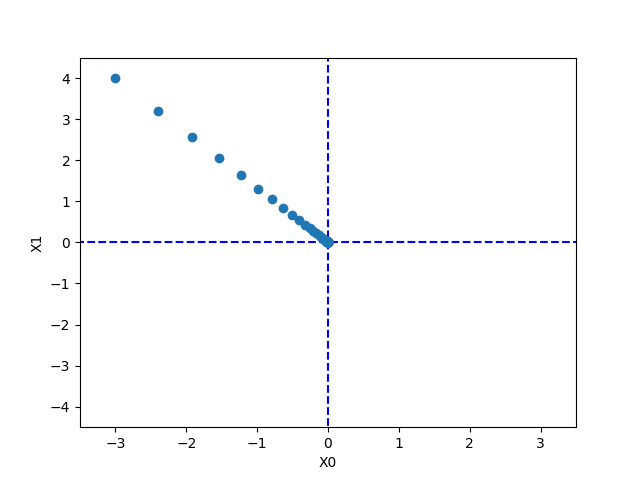

The Python source for this figure:
# coding: utf-8
import numpy as np
import matplotlib.pylab as plt
from gradient_2d import numerical_gradient


def gradient_descent(f, init_x, lr=0.01, step_num=100):
    """
    使用梯度下降法优化函数f的参数。

    参数:
        f (function): 需要优化的目标函数，接受一个 numpy 数组作为输入并返回一个标量值。
        init_x (numpy.ndarray): 初始参数值，表示优化的起始点。
        lr (float, optional): 学习率，控制每次更新的步长，默认值为 0.01。
        step_num (int, optional): 梯度下降的迭代次数，默认值为 100。

    返回:
        tuple: 包含两个元素：
            - x (numpy.ndarray): 优化后的参数值。
            - x_history (numpy.ndarray): 优化过程中每一步的参数值记录，形状为(step_num, len(init_x))。
    """
    x = init_x
    # 一个形状为 (step_num, x.shape) 的二维数组，包含了从起点到终点的所有坐标点序列。
    x_history = []

    # 迭代执行梯度下降步骤
    for i in range(step_num):
        # print(f"step {i+1}/{step_num}")

        # 记录当前参数值
        x_history.append(x.copy())
        # print(f"x_history: ", x_history)

        # 计算当前点的梯度
        grad = numerical_gradient(f, x)
        # 更新参数值
        x -= lr * grad
        # print(f"x_update = ", x)

    return x, np.array(x_history)


def function_2(x):
    # return x[0] ** 2 + x[1] ** 2
    return np.sum(x**2)


init_x = np.array([-3.0, 4.0])  # shape= (2,)
# init_x = np.array([[1.0, -2.0, 3.0], [-3.0, 4.0, -5.0]]) # shape= (2,3)

lr = 0.1
step_num = 100
x, x_history = gradient_descent(function_2, init_x, lr=lr, step_num=step_num)
print(f"最终的 x = ", x)
print(f"最终的 x_history = ", x_history)

plt.plot([-5, 5], [0, 0], "--b")  # "--b" 表示蓝色虚线
plt.plot([0, 0], [-5, 5], "--b")

# x_history[:, 0]：提取二维数组中所有行的第 0 列元素，即构成了轨迹中所有点的 X_0 坐标集合。
# x_history[:, 1]：提取二维数组中所有行的第 1 列元素，即构成了轨迹中所有点的 X_1 坐标集合。
plt.plot(x_history[:, 0], x_history[:, 1], "o")

plt.xlim(-3.5, 3.5)
plt.ylim(-4.5, 4.5)
plt.xlabel("X0")
plt.ylabel("X1")

# 图片保存到本地
plt.savefig("ch04/gradient_method.png")

# plt.show()
